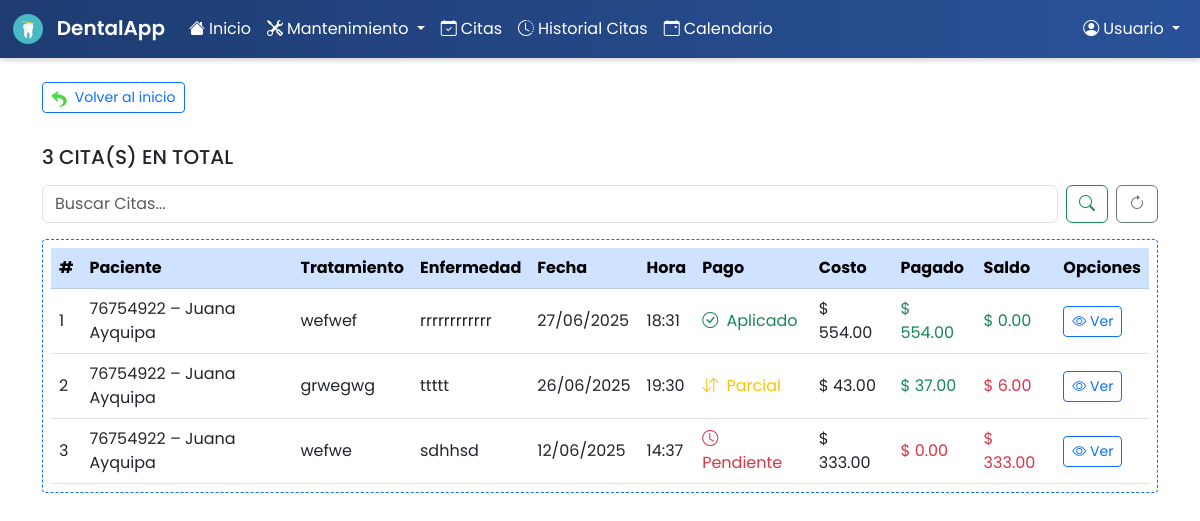
The page /sistema-dental/index.php?controller=payment&action=index on the database its author committed.
### tables this page shows
CREATE TABLE `appointments` (
  `id` int(10) UNSIGNED NOT NULL,
  `treatment_id` int(11) NOT NULL,
  `doctor_id` int(11) NOT NULL,
  `patient_id` int(11) NOT NULL,
  `date` date NOT NULL,
  `time` time NOT NULL,
  `illness` varchar(255) NOT NULL,
  `cost` decimal(10,2) NOT NULL DEFAULT 0.00,
  `created_at` datetime NOT NULL DEFAULT current_timestamp(),
  `status` enum('pendiente','atendida','cancelada') NOT NULL DEFAULT 'pendiente',
  `paid` decimal(10,2) NOT NULL DEFAULT 0.00
);

CREATE TABLE `patients` (
  `id` int(11) NOT NULL,
  `name` varchar(100) NOT NULL,
  `document_type` varchar(20) DEFAULT NULL,
  `document_number` varchar(50) DEFAULT NULL,
  `dob` date NOT NULL,
  `phone` varchar(20) DEFAULT NULL,
  `under_treatment` tinyint(1) NOT NULL DEFAULT 0,
  `bleeding` tinyint(1) NOT NULL DEFAULT 0,
  `allergic` tinyint(1) NOT NULL DEFAULT 0,
  `hypertensive` tinyint(1) NOT NULL DEFAULT 0,
  `diabetic` tinyint(1) NOT NULL DEFAULT 0,
  `pregnant` tinyint(1) NOT NULL DEFAULT 0,
  `motive` text DEFAULT NULL,
  `diagnosis` text DEFAULT NULL,
  `observations` text DEFAULT NULL,
  `referred_by` varchar(100) DEFAULT NULL,
  `email` varchar(100) DEFAULT NULL,
  `address` text DEFAULT NULL,
  `created_at` timestamp NOT NULL DEFAULT current_timestamp()
);

CREATE TABLE `treatments` (
  `id` int(11) NOT NULL,
  `name` varchar(100) NOT NULL,
  `price` decimal(10,2) NOT NULL,
  `created_at` timestamp NOT NULL DEFAULT current_timestamp()
);

### sistema-dental/controllers/PaymentController.php (called while the page is built, shortened)
<?php
require_once __DIR__ . '/../models/Payment.php';
class PaymentController
{
    private Payment $paymentModel;
    public function __construct(PDO $pdo)
    {
        $this->paymentModel = new Payment($pdo);
    }
    public function index()
    {
        $search  = $_GET['search'] ?? '';
        $entries = $this->paymentModel->getAllAppointmentStatuses($search);
        require __DIR__ . '/../views/payments/list.php';
    }
}

### sistema-dental/models/BaseModel.php (called while the page is built, shortened)
<?php
abstract class BaseModel
{
    public function __construct(PDO $pdo)
    {
        $this->pdo = $pdo;
    }
}

### sistema-dental/models/Payment.php (called while the page is built, shortened)
<?php
require_once __DIR__ . '/BaseModel.php';
class Payment extends BaseModel
{
    public function getAllAppointmentStatuses(string $search = ''): array
    {
        $sql = "
            SELECT
              a.id,
              p.document_number,
              p.name            AS patient_name,
              t.name            AS treatment_name,
              a.illness,
              a.date,
              a.time,
              a.cost,
              a.paid            AS paid_amount
            FROM appointments a
            JOIN patients   p ON a.patient_id   = p.id
            JOIN treatments t ON a.treatment_id = t.id
        ";
        $sql .= " ORDER BY a.date DESC, a.time DESC";
        $stmt = $this->pdo->prepare($sql);
        $stmt->execute();
        return $stmt->fetchAll(PDO::FETCH_ASSOC);
    }
}

### sistema-dental/views/payments/list.php (the view, shortened to what this page needs)
<?php require __DIR__ . '/../templates/header.php'; ?>
<div class="container mt-4">
  <a
    href="?controller=dashboard&action=index"
    class="btn btn-outline-primary btn-sm mb-3"
  >
    <img
      src="assets/img/arrow-left.png"
      alt="Volver"
      width="16"
      class="me-1 align-text-bottom"
    >
    Volver al inicio
  </a>
  <h5 class="mt-3"><?= count($entries) ?> CITA(S) EN TOTAL</h5>
  <form class="d-flex my-3 align-items-center" method="get">
    <input
      name="search"
      class="form-control me-2"
      type="search"
      placeholder="Buscar Citas..."
      value="<?= htmlspecialchars($search) ?>"
    >
    <button class="btn btn-outline-success" type="submit">
      <i class="bi bi-search"></i>
    </button>
    <a
      href="?controller=payment&action=index"
      class="btn btn-outline-secondary ms-2"
      title="Actualizar"
    >
      <i class="bi bi-arrow-clockwise"></i>
    </a>
  </form>
  <div
    class="table-responsive"
    style="border:1px dashed #0d6efd; padding:0.5rem; border-radius:0.25rem;"
  >
    <table class="table table-hover align-middle mb-0">
      <thead class="table-primary">
        <tr>
          <th>#</th>
          <th>Paciente</th>
          <th>Tratamiento</th>
          <th>Enfermedad</th>
          <th>Fecha</th>
          <th>Hora</th>
          <th>Pago</th>
          <th>Costo</th>
          <th>Pagado</th>
          <th>Saldo</th>
          <th>Opciones</th>
        </tr>
      </thead>
      <tbody>
      <?php foreach ($entries as $i => $row):
        $paid    = (float)$row['paid_amount'];
        $cost    = (float)$row['cost'];
        $balance = $cost - $paid;
        if ($paid >= $cost) {
          $payLabel = 'Aplicado';
          $payIcon  = 'bi-check-circle';
          $payCls   = 'text-success';
        } elseif ($paid > 0) {
          $payLabel = 'Parcial';
          $payIcon  = 'bi-arrow-down-up';
          $payCls   = 'text-warning';
        } else {
          $payLabel = 'Pendiente';
          $payIcon  = 'bi-clock';
          $payCls   = 'text-danger';
        }
        $paidCls    = $paid    > 0 ? 'text-success' : 'text-danger';
        $balanceCls = $balance == 0 ? 'text-success' : 'text-danger';
      ?>
        <tr>
          <td><?= $i + 1 ?></td>
          <td>
            <?= htmlspecialchars($row['document_number']) ?> –
            <?= htmlspecialchars($row['patient_name']) ?>
          </td>
          <td><?= htmlspecialchars($row['treatment_name']) ?></td>
          <td><?= htmlspecialchars($row['illness']) ?></td>
          <td><?= date('d/m/Y', strtotime($row['date'])) ?></td>
          <td><?= date('H:i',   strtotime($row['time'])) ?></td>
          <td>
            <span class="<?= $payCls ?>">
              <i class="bi <?= $payIcon ?> me-1"></i>
              <?= $payLabel ?>
            </span>
          </td>
          <td>$ <?= number_format($cost,   2) ?></td>
          <td>
            <span class="<?= $paidCls ?>">
              $ <?= number_format($paid,   2) ?>
            </span>
          </td>
          <td>
            <span class="<?= $balanceCls ?>">
              $ <?= number_format($balance,2) ?>
            </span>
          </td>
          <td>
            <a
              href="?controller=payment&action=view&id=<?= $row['id'] ?>"
              class="btn btn-sm btn-outline-primary"
            >
              <i class="bi bi-eye"></i> Ver
            </a>
          </td>
        </tr>
      <?php endforeach; ?>
      </tbody>
    </table>
  </div>
</div>
<?php require __DIR__ . '/../templates/footer.php'; ?>

### sistema-dental/assets/css/style.css (style rules this page uses)
body, .navbar, .card { font-family: 'Poppins', sans-serif; }

### rows shown on the page
appointments: patient.document_number "76754922", patient.name "Juana Ayquipa", treatment.name "wefwef", illness "rrrrrrrrrrrr", date "27/06/2025", time "18:31", payLabel "Aplicado", cost "554.00", paid "554.00", balance "0.00"
appointments: patient.document_number "76754922", patient.name "Juana Ayquipa", treatment.name "grwegwg", illness "ttttt", date "26/06/2025", time "19:30", payLabel "Parcial", cost "43.00", paid "37.00", balance "6.00"
appointments: patient.document_number "76754922", patient.name "Juana Ayquipa", treatment.name "wefwe", illness "sdhhsd", date "12/06/2025", time "14:37", payLabel "Pendiente", cost "333.00", paid "0.00"

### other values the page prints
$username "Usuario"
count($entries) "3"
